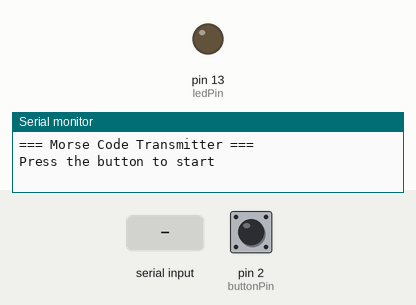
This program was run on a simulated Arduino Uno, built with avr-gcc and run on an emulated ATmega328P. Shown: output pins drawn as LEDs (lit = HIGH), the last lines printed to the serial monitor. Inputs (shaded band) come from the test bench; at power-on: pin 2 (buttonPin) HIGH.

Above: at 2.2 s.
2.3 s: pin 2 (buttonPin) pulled LOW for 0.15 s
At 3.1 s:
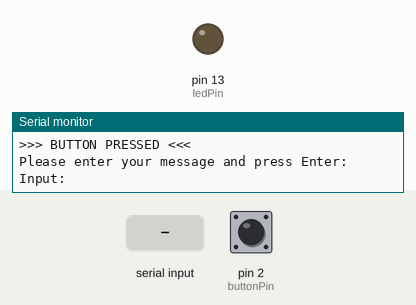
3.9 s: ".\n" received over Serial
5.4 s: pin 2 (buttonPin) driven LOW
At 9.68 s:
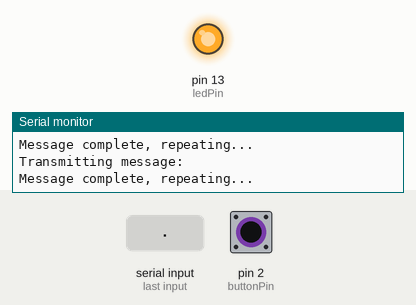
Timing chart, 0 to 11.2 s (numbered marks = the images above; inputs shaded):
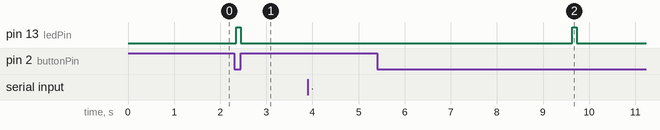

The program:

main.cpp
```cpp
#include "Arduino.h"

// Pins
const int ledPin = 13;
const int buttonPin = 2;

// Program state
int state = 0;  // 0=Starting, 1=Waiting for input, 2=Transmitting

// Button state
int buttonState = HIGH;      // Current state of the button
int lastButtonState = HIGH;  // Previous state of the button
unsigned long lastDebounceTime = 0; // Timestamp of last button press
unsigned long debounceDelay = 50; // Period to wait before accepting valid button press

// Message
String message = "";
bool messageComplete = false;

// Morse code timing (milliseconds)
const int dotDuration = 200;
const int dashDuration = dotDuration * 3;
const int elementSpace = dotDuration;
const int letterSpace = dotDuration * 3;
const int wordSpace = dotDuration * 7;

// forward function declarations

void handleButtonPress();
void checkSerialInput();
void transmitMorse();

// Morse code definitions
const char* morse[] = {
  ".-",     // A
  "-...",   // B
  "-.-.",   // C
  "-..",    // D
  ".",      // E
  "..-.",   // F
  "--.",    // G
  "....",   // H
  "..",     // I
  ".---",   // J
  "-.-",    // K
  ".-..",   // L
  "--",     // M
  "-.",     // N
  "---",    // O
  ".--.",   // P
  "--.-",   // Q
  ".-.",    // R
  "...",    // S
  "-",      // T
  "..-",    // U
  "...-",   // V
  ".--",    // W
  "-..-",   // X
  "-.--",   // Y
  "--.."    // Z
};

void setup() {
  // Set up pins
  pinMode(ledPin, OUTPUT);
  pinMode(buttonPin, INPUT_PULLUP);

  // Set up serial
  Serial.begin(9600);

  // Wait for serial to initialize
  delay(1000);

  // Print startup message
  Serial.println("\n\n=== Morse Code Transmitter ===");
  Serial.println("Press the button to start");
}

void loop() {
  // Read the button
  int reading = digitalRead(buttonPin);

  // Check for button state change with debounce
  if (reading != lastButtonState) {
    lastDebounceTime = millis();
  }

  // If debounce time has passed, check for a real button press
  if ((millis() - lastDebounceTime) > debounceDelay) {
    // If the reading is different from current button state
    if (reading != buttonState) {
      buttonState = reading;

      // Button was pressed (LOW with pull-up resistor)
      if (buttonState == LOW) {
        handleButtonPress();
      }
    }
  }

  // Save the reading for next time
  lastButtonState = reading;

  // Check for serial input when waiting for it
  if (state == 1) {
    checkSerialInput();
  }

  // If in transmitting state, send the Morse code
  if (state == 2) {
    transmitMorse();
  }
}

// Handle button press
void handleButtonPress() {
  // Blink LED to acknowledge
  digitalWrite(ledPin, HIGH);
  delay(100);
  digitalWrite(ledPin, LOW);

  Serial.println("\n>>> BUTTON PRESSED <<<");

  // If transmitting, stop and ask for new input
  if (state == 2) {
    state = 1;
    Serial.println("Transmission stopped");
    Serial.println("Enter a new message:");
    message = "";
    messageComplete = false;
  }
  // If starting or waiting for input, prompt for input
  else {
    state = 1;
    Serial.println("Please enter your message and press Enter:");
    Serial.print("Input: "); // Add input prompt
    message = "";
    messageComplete = false;
  }
}

// Check for and process serial input
void checkSerialInput() {
  // Read input when available
  while (Serial.available() > 0) {
    // Flash LED briefly to show activity
    digitalWrite(ledPin, HIGH);
    delay(5);
    digitalWrite(ledPin, LOW);

    // Get new character
    char inChar = (char)Serial.read();

    // If it's a newline or carriage return
    if (inChar == '\n' || inChar == '\r') {
      if (message.length() > 0) {
        // Message is complete
        messageComplete = true;
      }
    } else {
      // Add character to the message
      message += inChar;

      // Echo the character back to the Serial Monitor
      Serial.print(inChar); // Echo character as it's typed
    }

    // Small delay to let buffer fill
    delay(2);
  }

  // If message is complete, start transmission
  if (messageComplete) {
    Serial.print("\nComplete message received: \"");
    Serial.print(message);
    Serial.println("\"");
    Serial.println("Beginning Morse code transmission...");
    Serial.println("Press button again to stop and enter new message");

    // Change state to transmitting
    state = 2;
    messageComplete = false;
  }
}

// Transmit the message in Morse code
void transmitMorse() {
  Serial.println("\nTransmitting message:");

  // Process each character
  for (unsigned int i = 0; i < message.length(); i++) {
    // Convert to lowercase
    char c = tolower(message.charAt(i));

    // Handle space
    if (c == ' ') {
      Serial.println("<space>");
      delay(wordSpace);
      continue;
    }

    // Only process letters a-z
    if (c >= 'a' && c <= 'z') {
      int index = c - 'a';

      // Print the letter and its code
      Serial.print(c);
      Serial.print(": ");
      Serial.println(morse[index]);

      // Send the morse code
      const char* code = morse[index];
      for (int j = 0; code[j] != '\0'; j++) {
        // Check if button has been pressed
        if (digitalRead(buttonPin) == LOW) {
          delay(50);  // Small debounce
          if (digitalRead(buttonPin) == LOW) {
            return;  // Exit if button is pressed
          }
        }

        // Send dot or dash
        if (code[j] == '.') {
          digitalWrite(ledPin, HIGH);
          delay(dotDuration);
          digitalWrite(ledPin, LOW);
        } else if (code[j] == '-') {
          digitalWrite(ledPin, HIGH);
          delay(dashDuration);
          digitalWrite(ledPin, LOW);
        }

        // Space between elements
        if (code[j+1] != '\0') {
          delay(elementSpace);
        }
      }

      // Space between letters
      delay(letterSpace);
    }
  }

  // End of message
  Serial.println("\nMessage complete, repeating...");
  delay(wordSpace * 2);
}
```

Measured:
- after the input at 2.3 s, pin 13 (ledPin): LOW → HIGH after 0.05 s, → LOW 0.10 s later
- after the input at 5.4 s, pin 13 (ledPin): LOW → HIGH after 4.2 s, → LOW 0.10 s later
